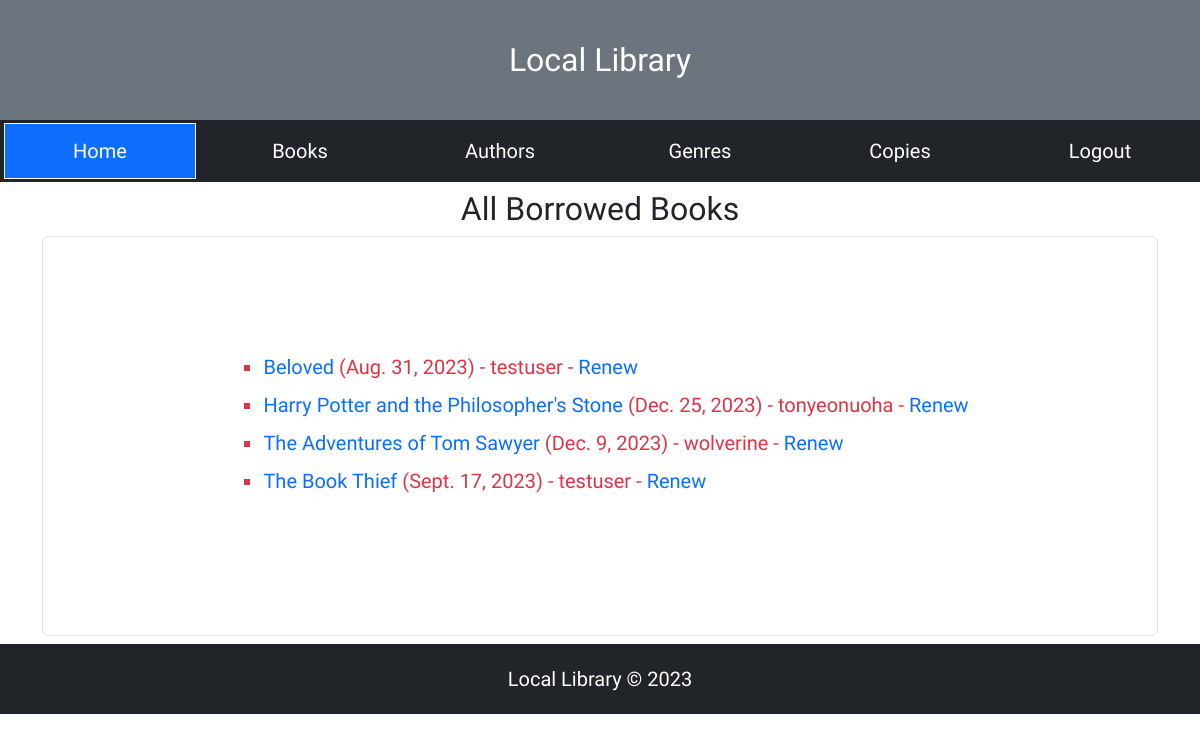
The page /catalog/librarian-books/ (signed in) on the database its author committed.
### catalog/models.py (models this page shows, shortened)
class BookInstance(models.Model):
	id = models.UUIDField(primary_key=True, default=uuid.uuid4, help_text='Unique ID for this particular book across whole library')
	book = models.ForeignKey(Book, on_delete=models.RESTRICT, null=True)
	imprint = models.CharField(max_length=200)
	due_back = models.DateField(null=True, blank=True)
	borrower = models.ForeignKey(User,on_delete=models.SET_NULL,blank=True,null=True)
	updated = models.DateTimeField(blank=True,null=True,auto_now=True)
	LOAN_STATUS = (
		('m', 'Maintenance'),
		('o', 'On loan'),
		('a', 'Available'),
		('r', 'Reserved'),
	)
	status = models.CharField(
		max_length=1,
		choices=LOAN_STATUS,
		blank=True,
		default='m',
		help_text='Book availability',
	)
	class Meta:
		ordering = ['due_back']
		permissions = (("can_mark_returned", "Set book as returned"),) # creating a permission for a model
	@property
	def is_overdue(self):
		return bool(self.due_back and date.today() > self.due_back)

class Book(models.Model):
	title = models.CharField(max_length=200)
	author = models.ForeignKey('Author', on_delete=models.SET_NULL, null=True)
	summary = models.TextField(max_length=1000, help_text='Enter a brief description of the book')
	isbn = models.CharField('ISBN', max_length=13, unique=True,
                             help_text='13 Character <a href="https://www.isbn-international.org/content/what-isbn">ISBN number</a>')
	genre = models.ManyToManyField(Genre, help_text='Select a genre for this book')
	cover = models.ImageField(blank=True, null=True, upload_to='book covers')
	date = models.DateTimeField(blank=True,null=True,auto_now_add=True)
	def display_genre(self):
		"""Create a string for the Genre. This is required to display genre in Admin."""
		return ', '.join(genre.name for genre in self.genre.all()[:3])
	display_genre.short_description = 'Genre'
	class Meta:
		ordering = ['id']

### catalog/views.py (the view)
# urls.py: path('librarian-books/', views.LoanedBooksByAllUsersListView.as_view(), name='all-borrowed'),
class LoanedBooksByAllUsersListView(LoginRequiredMixin,PermissionRequiredMixin,ListView):
	model = BookInstance
	template_name = 'librarians_all_books.html'
	permission_required = 'catalog.can_mark_returned'
	paginate_by = 10
	def get_queryset(self):
		if self.request.user.is_superuser:
			return BookInstance.objects.filter(status='o').order_by('book__title')
		else:
			raise PermissionDenied

### catalog/templates/librarians_all_books.html
{% extends "base.html" %}
{% block content %}
<div class="container">
	<h2 class="text-center mt-2">All Borrowed Books</h2>
	<div class="border rounded mt-2 mb-2" style="min-height: 400px;display: flex;justify-content: center;align-items: center;">
	{% if bookinstance_list %}
    <ul style="list-style-type: square;">
      {% for bookinst in bookinstance_list %}
      <li class="{% if bookinst.is_overdue %}text-danger{% endif %} mb-2">
        <a href="{% url 'book-detail' bookinst.book.pk %}">{{ bookinst.book.title }}</a> ({{ bookinst.due_back }}) {% if user.is_staff %}- {{ bookinst.borrower }}{% endif %}
        {% if perms.catalog.can_mark_returned %}- <a href="{% url 'renew-book-librarian' bookinst.id %}">Renew</a>{% endif %}
      </li>
      {% endfor %}
    </ul>
    {% else %}
      <p>There are no books borrowed.</p>
    {% endif %}
	</div>
</div>
{% endblock %}

### mystaticfiles/global.css (style rules this page uses)
html { padding: 0; }
body { font-family: 'Rajdhani', sans-serif; font-size: 20px; }
a:link { text-decoration: none; }

### rows shown on the page
BookInstance: book "Beloved", due_back "Aug. 31, 2023", borrower "testuser"
BookInstance: book "Harry Potter and the Philosopher's Stone", due_back "Dec. 25, 2023", borrower "tonyeonuoha"
BookInstance: book "The Adventures of Tom Sawyer", due_back "Dec. 9, 2023", borrower "wolverine"
BookInstance: book "The Book Thief", due_back "Sept. 17, 2023", borrower "testuser"
